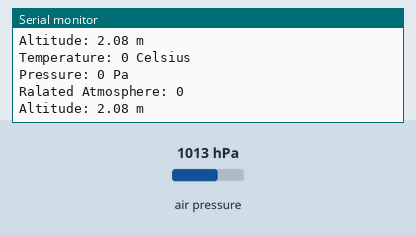
The sketch below on a simulated Arduino Uno, built for the host (arithmetic inside an expression is 32-bit, double 64-bit). On the bench: the last lines printed to the serial monitor. The test bench sets the inputs (shaded band); at power-on: air pressure 1013 hPa.

Above: at 2.2 s.
2.3 s: air pressure set to 952 hPa
At 3.6 s:
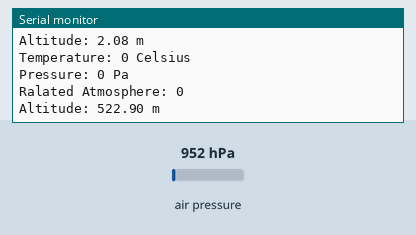
3.8 s: air pressure set to 975 hPa
At 4.8 s:
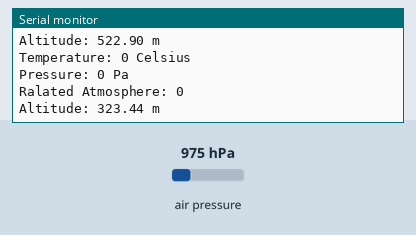
Timing chart, 0 to 6.8 s (numbered marks = the images above; inputs shaded):
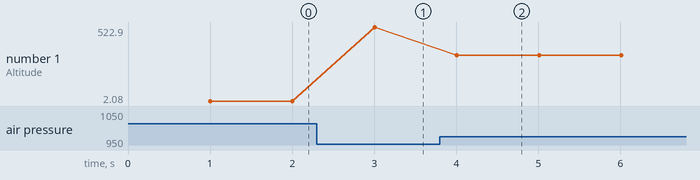

The sketch:

luchtdruk.ino
```cpp
#include "BMP085.h"
#include <Wire.h>

BMP085 myBarometer;

void setup() {
  Serial.begin(115200);
  while (!Serial);
  delay(1000);

  myBarometer.init();
}

void loop() {
  auto temperature = myBarometer.bmp085GetTemperature(myBarometer.bmp085ReadUT()); //Get the temperature, bmp085ReadUT MUST be called first
  auto pressure = myBarometer.bmp085GetPressure(myBarometer.bmp085ReadUP());//Get the temperature

  /*
      To specify a more accurate altitude, enter the correct mean sea level
      pressure level.  For example, if the current pressure level is 1019.00 hPa
      enter 101900 since we include two decimal places in the integer value。
  */
  auto altitude = myBarometer.calcAltitude(101900);

  auto atm = pressure / 101325;

  Serial.print("Temperature: ");
  Serial.print(temperature, 2); //display 2 decimal places
  Serial.println(" Celsius");

  Serial.print("Pressure: ");
  Serial.print(pressure, 0); //whole number only.
  Serial.println(" Pa");

  Serial.print("Ralated Atmosphere: ");
  Serial.println(atm, 4); //display 4 decimal places

  Serial.print("Altitude: ");
  Serial.print(altitude, 2); //display 2 decimal places
  Serial.println(" m");

  Serial.println();

  delay(1000); //wait a second and get values again.
}
```

Measured:
- after the input at 2.3 s, the serial monitor: prints a new line after 0.70 s (image 1)
- after the input at 3.8 s, the serial monitor: prints a new line after 0.21 s (image 2)
- plotted number 1: 2.08 → 522.9 after the input at 2.3 s, 522.9 → 323.44 after the input at 3.8 s
